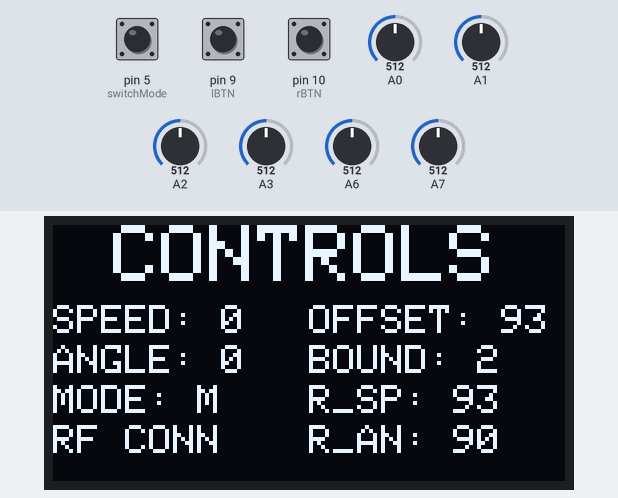
This sketch was run on a simulated Arduino Nano, built with avr-gcc and run on an emulated ATmega328P. Shown: 128×64 one-colour display. The test bench sets the inputs (shaded band); at power-on: pin 5 (switchMode) HIGH, A0 = 512, A3 = 512, A6 = 512, pin 9 (lBTN) HIGH, pin 10 (rBTN) HIGH, A1 = 512, A2 = 512, A7 = 512. No radio packets arrive unless stated; what the sketch prints to the serial monitor is not drawn.

Above: at 3.7 s.
3.8 s: pin 5 (switchMode) pulled LOW for 0.15 s
5.5 s: A0 set to 716
At 6.0 s:
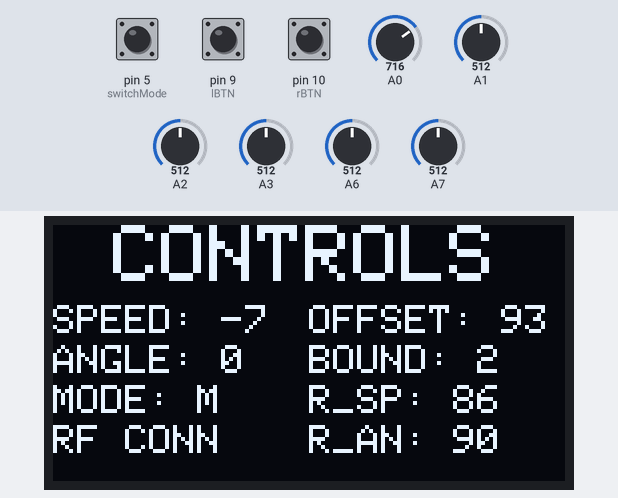
7.0 s: A3 set to 716
At 8.2 s:
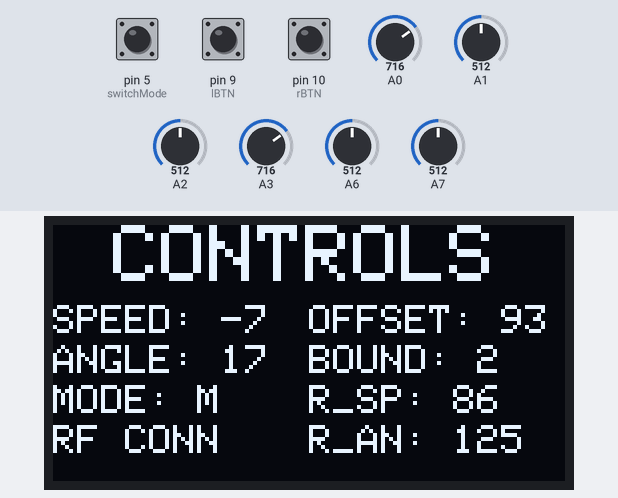
8.5 s: A6 set to 716
At 9.0 s:
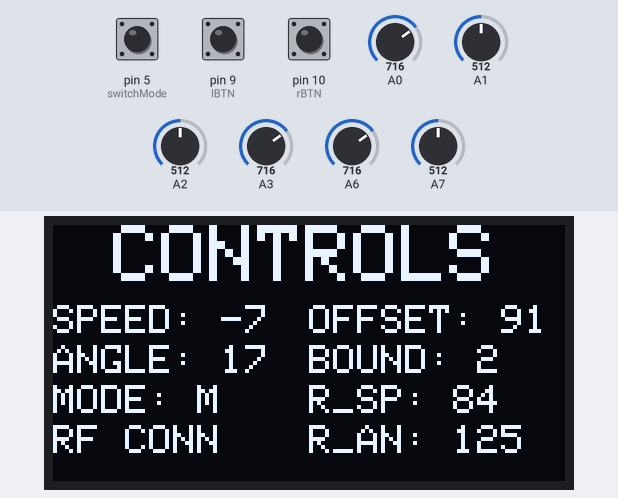
10.0 s: pin 5 (switchMode) pulled LOW for 1 s
12.5 s: A0 set to 992
At 12.9 s:
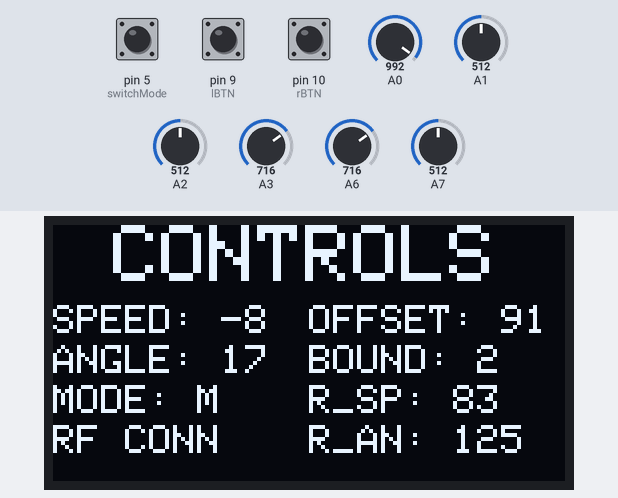
Timing chart, 0 to 15.0 s (numbered marks = the images above; inputs shaded):
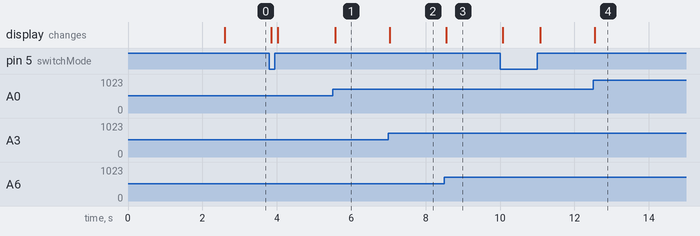

Measured:
- after the input at 5.5 s, the display: changes after 0.07 s (image 1)
- after the input at 7.0 s, the display: changes at once (image 2)
- after the input at 8.5 s, the display: changes after 0.06 s (image 3)
- after the input at 12.5 s, the display: changes after 0.05 s (image 4)

The sketch:

TeloCar-Controller.ino
```cpp
/*
* Transmitter Code for TeloCar
* Written by Christopher Lai
* For Dynamic Drone Racing Project
*
* Last Updated: 2/23/2023
*/
#include <SPI.h>
#include <nRF24L01.h>
#include <RF24.h>

#include <Wire.h>
#include <Adafruit_GFX.h>
#include <Adafruit_SSD1306.h>

#define SCREEN_WIDTH 128 // OLED display width, in pixels
#define SCREEN_HEIGHT 64 // OLED display height, in pixels

// Declaration for an SSD1306 display connected to I2C (SDA, SCL pins)
Adafruit_SSD1306 display(SCREEN_WIDTH, SCREEN_HEIGHT, &Wire, -1);

RF24 radio(7, 8); // CE, CSN
const byte address[6] = "00501";
const uint8_t  channel = 123;

// Analog Mapping Constraints
int lowmap = 10;
int highmap = 250;
int centermap = (highmap - lowmap) / 2;

// Joystick thresholds
int joy_highthresh = 150;
int joy_lowthresh = 100;

// Speed calculations
int offset = 93; // Finds out where the center of the "dead zone" is
int boundary = 2; // Finds out how far off from the center to run the vehicle, 2 by default
int upoff = 4;
int downoff = 7;


// Real calculations
int real_angle = 0;
int real_speed = 0;

// Define the digital inputs
#define lBTN 9  // Joystick button 1
#define rBTN 10  // Joystick button 2
#define switchL 0 // Left Switch
#define switchR 1 // Right Switch
#define switchMode 5 // Mode Switch

// Max size 32 bytes because of buffer limit
struct CMD_Packet {
  byte leftstickx;
  byte leftsticky;
  byte rightstickx;
  byte rightsticky;
  byte btnleft;
  byte btnright;
  byte potleft;
  byte potright;
  byte modeSW;
  byte leftSW;
  byte rightSW;
};

// Create struct for specialized sending code ("Smart Controller")
struct SMRT_Packet {
  byte speed;
  byte angle;
  byte mode;
  byte safety;
};

// Make command packet
CMD_Packet packet;

// Make smart pakcet
SMRT_Packet smart;

void setup() {
  Serial.begin(9600);
  radio.begin();
  radio.openWritingPipe(address);
  radio.setPALevel(RF24_PA_LOW,0);
  radio.setChannel(channel);
  radio.stopListening();
  Serial.println("Sending");

  // Check for OLED Availability
  if(!display.begin(SSD1306_SWITCHCAPVCC, 0x3C)) { // Address 0x3D for 128x64
    Serial.println(F("SSD1306 allocation failed"));
    for(;;);
  }

  display.clearDisplay();

  display.setTextSize(2);
  display.setTextColor(WHITE);
  display.setCursor(0, 0);
  display.println("LOADING...");
  display.setCursor(0, 20);
  display.println("Setting Up");
  display.setCursor(0, 40);
  display.println("TeloCar!");
  display.display();
  delay(2500);

  //Set Up Controls
  pinMode(lBTN, INPUT_PULLUP);
  pinMode(rBTN, INPUT_PULLUP);
  pinMode(switchL, INPUT_PULLUP);
  pinMode(switchR, INPUT_PULLUP);
  pinMode(switchMode, INPUT_PULLUP);
}

void loop() {

  // Get all the data from the controller inputs
  get_data();

  // Calculate data for speed, angle
  calc_control();

  // Send the whole data from the structure to the receiver
  radio.write(&smart, sizeof(smart));

  // Print stuff out to OLED upon conditions
  if (smart.safety) {OLED_MainData();}
  else {OLED_SAFETY();}

  delay(5);
}

// [FUNCTION] Calculate speed and angle values from controller data and assign them to smart struct
void calc_control()
{
  // Following conditionals calculate speed constraints
  if (packet.leftSW){ // If left switch is in the left position
    offset = map(packet.potleft, lowmap, highmap, 90, 96); // Offset can only be between 0-5 depending on vehicle
  }
  else{ // If left switch is in the right position
    boundary = map(packet.potleft, lowmap, highmap, 0, 20); // High/Low starts moving forward/backwards past value of 2
  }

  // Following conditionals map joystick values to speed
  if (packet.leftsticky > joy_highthresh){ // If joystick is in the up-ish position
    smart.speed = offset + upoff + map(packet.leftsticky, centermap, highmap, 0, boundary);
  }
  else if (packet.leftsticky < joy_lowthresh){ // If joystick is in the down-ish position
    smart.speed = offset - downoff - map(packet.leftsticky, centermap, lowmap, 0, boundary);
  }
  else
  {
    smart.speed = offset; // Puts car back in neutral mode
  }

  // Calculate angle
  smart.angle = map(packet.rightstickx, lowmap, highmap, 0, 180);

  // Send Mode
  smart.mode = packet.modeSW;

  // Safety Switch
  smart.safety = packet.rightSW;
  if (!smart.safety){ // If the safety is turned on, reset car states!
    smart.speed = offset;
    smart.angle = 90;
    smart.mode = 1;
  }

  // Calculate real angle and speed to implement in OLED display
  real_angle = map(smart.angle, 0, 180, -45, 45);
  real_speed = map(smart.speed, offset - boundary, offset + boundary, -boundary, boundary);
}

// [FUNCTION] Poll data from the controller and assign them to packet struct
void get_data()
{
  // Read all analog inputs and map them to one Byte value
  //Gather Left Stick Values
  packet.leftstickx = map(analogRead(A1),0,1023,lowmap,highmap);
  packet.leftsticky = map(analogRead(A0),0,1023,highmap,lowmap);

  //Gather Right Stick Values
  packet.rightstickx = map(analogRead(A3),0,1023,lowmap,highmap);
  packet.rightsticky = map(analogRead(A2),0,1023,highmap,lowmap);

  // Read all digital inputs
  packet.btnleft = digitalRead(lBTN);
  packet.btnright = digitalRead(rBTN);
  packet.modeSW = digitalRead(switchMode);
  packet.leftSW = digitalRead(switchL);
  packet.rightSW = digitalRead(switchR);

  // Read potentiometer values and assign them to packet
  packet.potleft = map(analogRead(A6),0,1023,highmap,lowmap);
  packet.potright = map(analogRead(A7),0,1023,highmap,lowmap);
}

void OLED_display()
{
  display.clearDisplay();
  display.setTextSize(2);
  display.setTextColor(WHITE);
  display.setCursor(15,0);
  display.println("CONTROLS");
  display.setTextSize(1);
  display.setCursor(0,20);
  display.println("LX: " + String(packet.leftstickx));
  display.setCursor(0,30);
  display.println("LY: " + String(packet.leftsticky));
  display.setCursor(0,40);
  display.println("RX: " + String(packet.rightstickx));
  display.setCursor(0,50);
  display.println("RY: " + String(packet.rightsticky));
  display.setCursor(64,20);
  display.println("BTN: " + String(packet.btnleft) + " | " + String(packet.btnright));
  display.setCursor(64,30);
  display.println("SW: " + String(packet.leftSW) + " | " + String(packet.rightSW));
  display.setCursor(64,40);
  display.println("POTL: " + String(packet.potleft));
  display.setCursor(64,50);
  display.println("POTR: " + String(packet.potright));
  display.display();
}

void OLED_MainData()
{
  display.clearDisplay();
  display.setTextSize(2);
  display.setTextColor(WHITE);
  display.setCursor(15,0);
  display.println("CONTROLS");
  display.setTextSize(1);
  display.setCursor(0,20);
  display.println("SPEED: " + String(real_speed));
  display.setCursor(0,30);
  display.println("ANGLE: " + String(real_angle));
  display.setCursor(0,40);
  if (smart.mode) {display.println("MODE: M");}
  else {display.println("MODE: A");}
  display.setCursor(0, 50);
  display.println("RF CONN");
  display.setCursor(64,20);
  display.println("OFFSET: " + String(offset));
  display.setCursor(64,30);
  display.println("BOUND: " + String(boundary));
  display.setCursor(64,40);
  display.println("R_SP: " + String(smart.speed));
  display.setCursor(64,50);
  display.println("R_AN: " + String(smart.angle));
  display.display();
}

void OLED_SAFETY()
{
  display.clearDisplay();
  display.setTextSize(2);
  display.setTextColor(WHITE);
  display.setCursor(20,0);
  display.println("WARNING");
  display.setCursor(0,20);
  display.println("SAFETY ON");
  display.setCursor(0,40);
  display.println("NO DRIVE");
  display.display();
}
```
